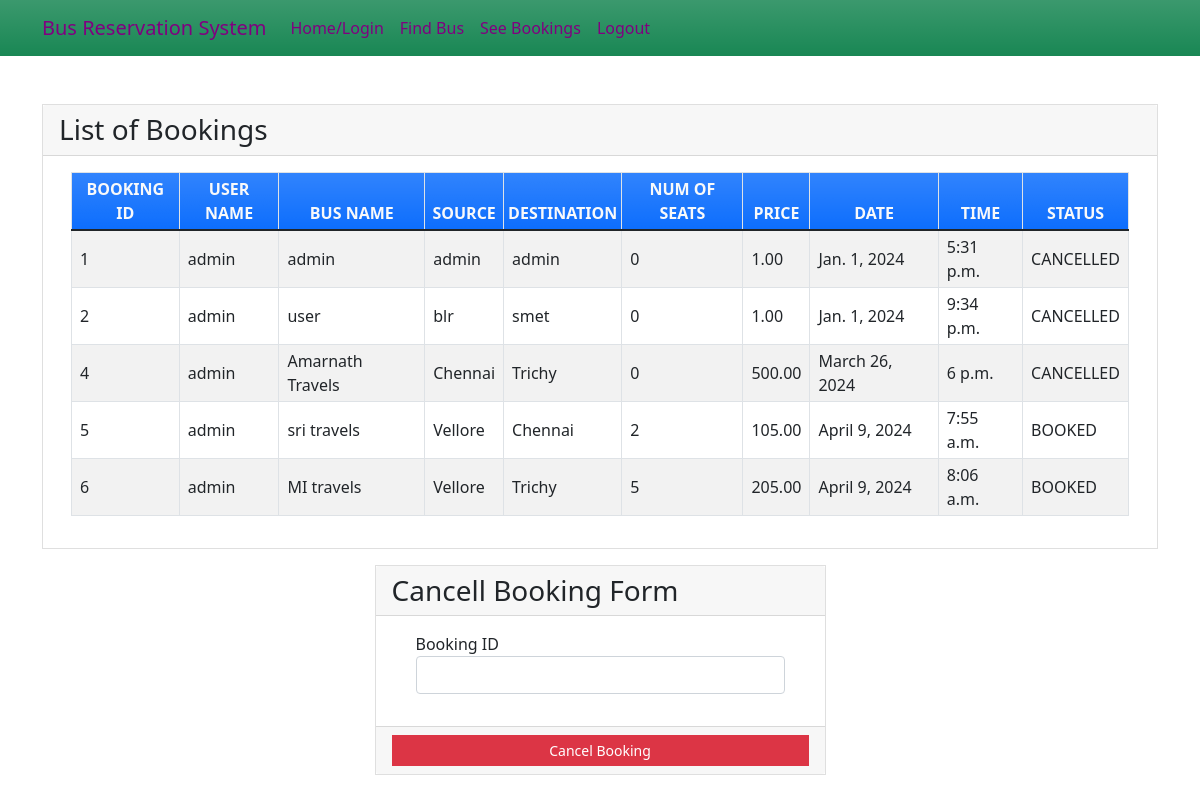
/seebookings (signed in), run on the app's committed database.
### myapp/models.py (models this page shows, shortened)
class Book(models.Model):
    BOOKED = 'B'
    CANCELLED = 'C'
    TICKET_STATUSES = ((BOOKED, 'Booked'),
                       (CANCELLED, 'Cancelled'),)
    email = models.EmailField()
    name = models.CharField(max_length=30)
    userid =models.DecimalField(decimal_places=0, max_digits=2)
    busid=models.DecimalField(decimal_places=0, max_digits=2)
    bus_name = models.CharField(max_length=30)
    source = models.CharField(max_length=30)
    dest = models.CharField(max_length=30)
    nos = models.DecimalField(decimal_places=0, max_digits=2)
    price = models.DecimalField(decimal_places=2, max_digits=6)
    date = models.DateField()
    time = models.TimeField()
    status = models.CharField(choices=TICKET_STATUSES, default=BOOKED, max_length=2)
    class Meta:
        verbose_name_plural = "List of Books"

### myapp/views.py (the view)
# urls.py: path('seebookings', views.seebookings, name="seebookings"),
@login_required(login_url='signin')
def seebookings(request,new={}):
    context = {}
    id_r = request.user.id
    book_list = Book.objects.filter(userid=id_r)
    if book_list:
        return render(request, 'myapp/booklist.html', locals())
    else:
        context["error"] = "Sorry no buses booked"
        return render(request, 'myapp/findbus.html', context)

### myapp/templates/myapp/booklist.html (shortened to what this page needs)
{% extends 'myapp/base.html' %} {% block content %}
<div class="container my-5">
    <div class="card rounded-0">
        <div class="card-header">
            <div class="card-title h3 mb-0">List of Bookings</div>
        </div>
        <div class="card-body">
            <div class="container-fluid">
                <table class="table table-bordered table-striped">
                    <thead>
                        <tr class="bg-gradient bg-primary text-light">
                            <th class="p-1 text-center">BOOKING ID</th>
                            <th class="p-1 text-center">USER NAME</th>
                            <th class="p-1 text-center">BUS NAME</th>
                            <th class="p-1 text-center">SOURCE</th>
                            <th class="p-1 text-center">DESTINATION</th>
                            <th class="p-1 text-center">NUM OF SEATS</th>
                            <th class="p-1 text-center">PRICE</th>
                            <th class="p-1 text-center">DATE</th>
                            <th class="p-1 text-center">TIME</th>
                            <th class="p-1 text-center">STATUS</th>
                        </tr>
                    </thead>
                    {% for row in book_list %}
                    <tr>
                        <td class="px-2 py-1 align-middle">{{row.id}}</td>
                        <td class="px-2 py-1 align-middle">{{row.name}}</td>
                        <td class="px-2 py-1 align-middle">{{row.bus_name}}</td>
                        <td class="px-2 py-1 align-middle">{{row.source}}</td>
                        <td class="px-2 py-1 align-middle">{{row.dest}}</td>
                        <td class="px-2 py-1 align-middle">{{row.nos}}</td>
                        <td class="px-2 py-1 align-middle">{{row.price}}</td>
                        <td class="px-2 py-1 align-middle">{{row.date}}</td>
                        <td class="px-2 py-1 align-middle">{{row.time}}</td>
                        <td class="px-2 py-1 align-middle">{{row.status}}</td>
                    </tr>
                    {% endfor %}
                </table>
            </div>
        </div>
    </div>
    <div class="row mt-3 justify-content-center">
        <div class="col-lg-5 col-md-7 col-sm-10 col-xs-12">
            <div class="card rounded-0">
                <div class="card-header">
                    <div class="card-title h3 mb-0">Cancell Booking Form</div>
                </div>
                <div class="card-body">
                    <div class="container-fluid">
                        <form action="{% url 'cancellings' %}" method="post" id="cancel-form">
                            <div class="mb-3">
                                <label for="bus_id" class="control-label">Booking ID</label>
                                <input name='bus_id' class="form-control" type="number" id="bus_id">
                            </div>
                        </form>
                    </div>
                </div>
                <div class="card-footer text-center">
                    <button class="btn btn-sm rounded-0 btn-danger w-100" form="cancel-form">Cancel Booking</button>
                </div>
            </div>
        </div>
    </div>
</div>
{% endblock %}

### myapp/templates/myapp/base.html (shortened to what this page needs)
<!doctype html>
<html lang="en">
<head>
    <link rel="stylesheet" href="https://cdn.jsdelivr.net/npm/bootstrap@5.1.3/dist/css/bootstrap.min.css">
</head>
<body>
<nav class="navbar navbar-expand-lg navbar-light bg-gradient bg-success">
    <div class="container">
            <a class="navbar-brand" href="#" style="color:purple;">Bus Reservation System</a>
        <div class="collapse navbar-collapse" id="navbarNavAltMarkup">
            <div class="navbar-nav" >
                <a class="nav-item nav-link active" href="{% url 'home' %}" style="color: purple;">Home/Login</a>
                <a class="nav-item nav-link" href="{% url 'findbus' %}" style="color: purple;">Find Bus</a>
                <a class="nav-item nav-link" href="{% url 'seebookings' %}" style="color: purple;">See Bookings</a>
                {% if request.user.is_active %}
                <a class="nav-item nav-link " href="{% url 'signout' %}" style="color:purple;">Logout</a>
                {% else %}
                <a class="nav-item nav-link " href="{% url 'signup' %}" style="color:purple;">Registration</a>
                {% endif %}
            </div>
        </div>
    </div>
</nav>
{% block content %}
{% endblock %}
</body>
</html>

### myapp/templates/myapp/base.html (style rules this page uses)
body { background-image: url(https://images.unsplash.com/photo-1561361513-2d000a50f0dc?q=80&w=1476&auto=format&fit=crop&ixlib=rb-4.0.3&ixid=M3wxMjA3fDB8MHxwaG90by1wYWdlfHx8fGVufDB8fHx8fA%3D%3D); background-repeat: no-repeat; background-size: cover; }

### data on the page
Book: id "1", name "admin", bus_name "admin", source "admin", dest "admin", nos "0", price "1.00", date "Jan. 1, 2024", time "5:31 p.m.", status "CANCELLED"
Book: id "2", name "admin", bus_name "user", source "blr", dest "smet", nos "0", price "1.00", date "Jan. 1, 2024", time "9:34 p.m.", status "CANCELLED"
Book: id "4", name "admin", bus_name "Amarnath Travels", source "Chennai", dest "Trichy", nos "0", price "500.00", date "March 26, 2024", time "6 p.m.", status "CANCELLED"
Book: id "5", name "admin", bus_name "sri travels", source "Vellore", dest "Chennai", nos "2", price "105.00", date "April 9, 2024", time "7:55 a.m.", status "BOOKED"
Book: id "6", name "admin", bus_name "MI travels", source "Vellore", dest "Trichy", nos "5", price "205.00", date "April 9, 2024", time "8:06 a.m.", status "BOOKED"
